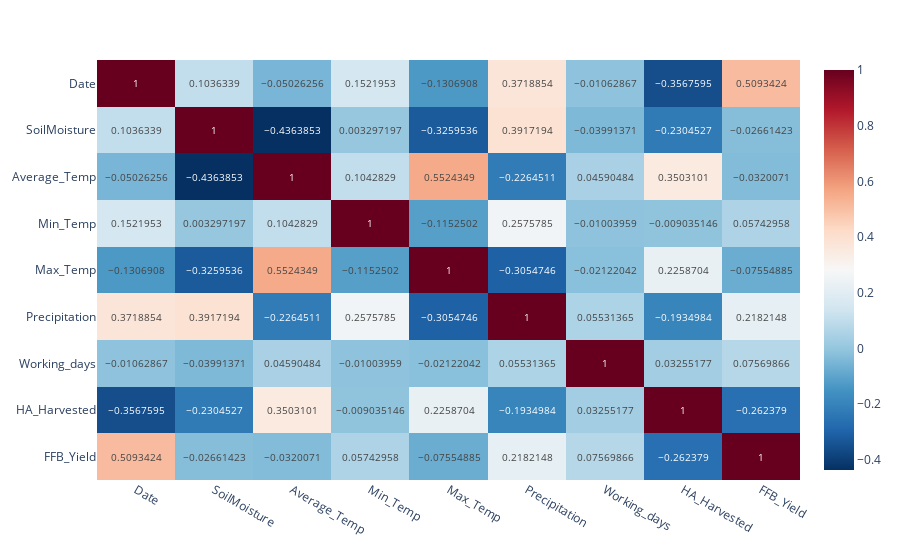

Notebook code cell kept with this figure:
### Code cell
corr_score = q2.corr(method = 'kendall')

strong_pos, strong_neg, mod_pos, mod_neg, weak_pos, weak_neg = ([] for i in range(6))

for row in corr_score:
	for column in corr_score:
		if corr_score.at[row,column] > 0.5 and corr_score.at[row,column] < 1 :
			if [column,row] not in strong_pos:
				strong_pos.append([row,column])
		if corr_score.at[row,column] > 0.3 and corr_score.at[row,column] < 0.5 :
			if [column,row] not in mod_pos:
				mod_pos.append([row,column])
		if corr_score.at[row,column] > 0 and corr_score.at[row,column] < 0.3 :
			if [column,row] not in weak_pos:
				weak_pos.append([row,column])
		if corr_score.at[row,column] < -0.5 and corr_score.at[row,column] > -1 :
			if [column,row] not in strong_neg:
				strong_neg.append([row,column])
		if corr_score.at[row,column] < -0.3 and corr_score.at[row,column] > -0.5 :
			if [column,row] not in mod_neg:
				mod_neg.append([row,column])
		if corr_score.at[row,column] < 0 and corr_score.at[row,column] > -0.3 :
			if [column,row] not in weak_neg:
				weak_neg.append([row,column])
print('Variables with strong postivite correlation: \n', ' '.join(str(x) for x in strong_pos) )
print('Variables with moderate postivite correlation: \n', ' '.join(str(x) for x in mod_pos) )
print('Variables with weak postivite correlation: \n', ' '.join(str(x) for x in weak_pos) )
print('Variables with strong negative correlation: \n', ' '.join(str(x) for x in strong_neg) )
print('Variables with moderate negative correlation: \n', ' '.join(str(x) for x in mod_neg) )
print('Variables with weak negative correlation: \n', ' '.join(str(x) for x in weak_neg) )

fig = px.imshow(corr_score, text_auto=True, aspect="auto", color_continuous_scale='RdBu_r')
fig.show()

### Figure 1 — Plotly figure (JSON) as saved in the notebook; plotly's stock layout.template omitted (floating-point values rounded to 4 significant figures)
{"data": [{"coloraxis": "coloraxis", "hovertemplate": "x: %{x}<br>y: %{y}<br>color: %{z}<extra></extra>", "name": "0", "texttemplate": "%{z}", "type": "heatmap", "x": ["Date", "SoilMoisture", "Average_Temp", "Min_Temp", "Max_Temp", "Precipitation", "Working_days", "HA_Harvested", "FFB_Yield"], "xaxis": "x", "y": ["Date", "SoilMoisture", "Average_Temp", "Min_Temp", "Max_Temp", "Precipitation", "Working_days", "HA_Harvested", "FFB_Yield"], "yaxis": "y", "z": [[1, 0.1036, -0.05026, 0.1522, -0.1307, 0.3719, -0.01063, -0.3568, 0.5093], [0.1036, 1, -0.4364, 0.003297, -0.326, 0.3917, -0.03991, -0.2305, -0.02661], [-0.05026, -0.4364, 1, 0.1043, 0.5524, -0.2265, 0.0459, 0.3503, -0.03201], [0.1522, 0.003297, 0.1043, 1, -0.1153, 0.2576, -0.01004, -0.009035, 0.05743], [-0.1307, -0.326, 0.5524, -0.1153, 1, -0.3055, -0.02122, 0.2259, -0.07555], [0.3719, 0.3917, -0.2265, 0.2576, -0.3055, 1, 0.05531, -0.1935, 0.2182], [-0.01063, -0.03991, 0.0459, -0.01004, -0.02122, 0.05531, 1, 0.03255, 0.0757], [-0.3568, -0.2305, 0.3503, -0.009035, 0.2259, -0.1935, 0.03255, 1, -0.2624], [0.5093, -0.02661, -0.03201, 0.05743, -0.07555, 0.2182, 0.0757, -0.2624, 1]]}], "layout": {"coloraxis": {"colorscale": [[0, "rgb(5,48,97)"], [0.1, "rgb(33,102,172)"], [0.2, "rgb(67,147,195)"], [0.3, "rgb(146,197,222)"], [0.4, "rgb(209,229,240)"], [0.5, "rgb(247,247,247)"], [0.6, "rgb(253,219,199)"], [0.7, "rgb(244,165,130)"], [0.8, "rgb(214,96,77)"], [0.9, "rgb(178,24,43)"], [1, "rgb(103,0,31)"]]}, "margin": {"t": 60}, "xaxis": {"anchor": "y", "domain": [0, 1]}, "yaxis": {"anchor": "x", "autorange": "reversed", "domain": [0, 1]}}}
